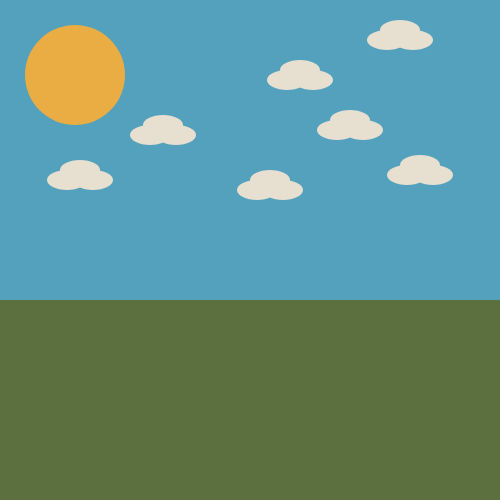
Frame 1 (no input)
Frame 2 (the mouse pressed at the canvas centre, redrawn once): identical to frame 1, image omitted

The p5.js sketch that drew this single still picture (run headless with seeded random() and noise() and a simulated clock; the mouse was pressed at the canvas centre and the sketch redrawn once):

// p5.js sketch
// ── sketch.js
function setup() {
  createCanvas(500, 500);
  noLoop();
}

//this starts drawing on the canvas
function draw(){
strokeWeight(0);
drawLandscape();
drawSun();
drawCloud(80,170);
drawCloud(163,125);
drawCloud(270,180);
drawCloud(300,70);
drawCloud(350,120);
drawCloud(400,30);
drawCloud(420,165);

}

function mouseClicked(){
  plantTree();
}

//this function creates the earth
function drawLandscape(){
  fill('#53a1bd');
  rect(0,0,500,300);
  fill('#5B703E');
  rect(0,300,500,200);
}

//This is going to draw the sun on the canvas
function drawSun(){
  fill('#eaad44');
  ellipse(75,75,100);
}

// this draws a cloud on the canvas
function drawCloud(x,y){
  fill('#e7dfd0');
  ellipse(x-13, y+10, 40, 20);
  ellipse(x+13, y+10, 40, 20);
  ellipse(x, y, 40, 20);
}

// this draws a tree on the canvas
function drawTree (x,y) {
  fill('#573610');
  rect(x,y,20,65);
  treeTriangle(x+10,y-20);
  treeTriangle(x+10,y-50);
  treeTriangle(x+10,y-80);
}

//this function creates one of the trees in the triangle
function treeTriangle (x,y) {
  fill('#2c4608');
  triangle(x-50,y+50,x+50,y+50,x, y);
}

//this function will create the forest
function plantTree(){

  var x_Seed = Math.floor(Math.random() * 50);
  var y_Seed = Math.floor(Math.random() * 50);

  //y < 200 so that trees are on the ground
  var tree_x = x_Seed * 10;
  var tree_y = y_Seed * 10;
  if (tree_y < 235) {
    tree_y = 235;
  }
  drawTree(tree_x, tree_y);


}
